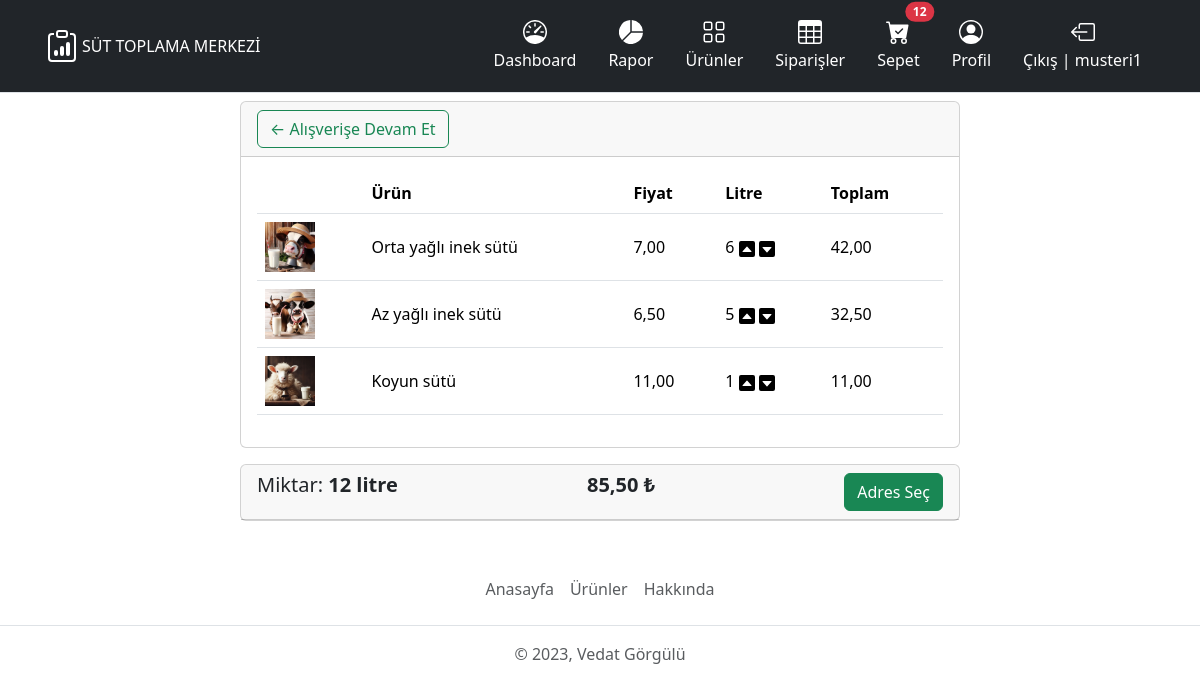
Page /store/shopping-cart/ (signed in) on the earlier database version.
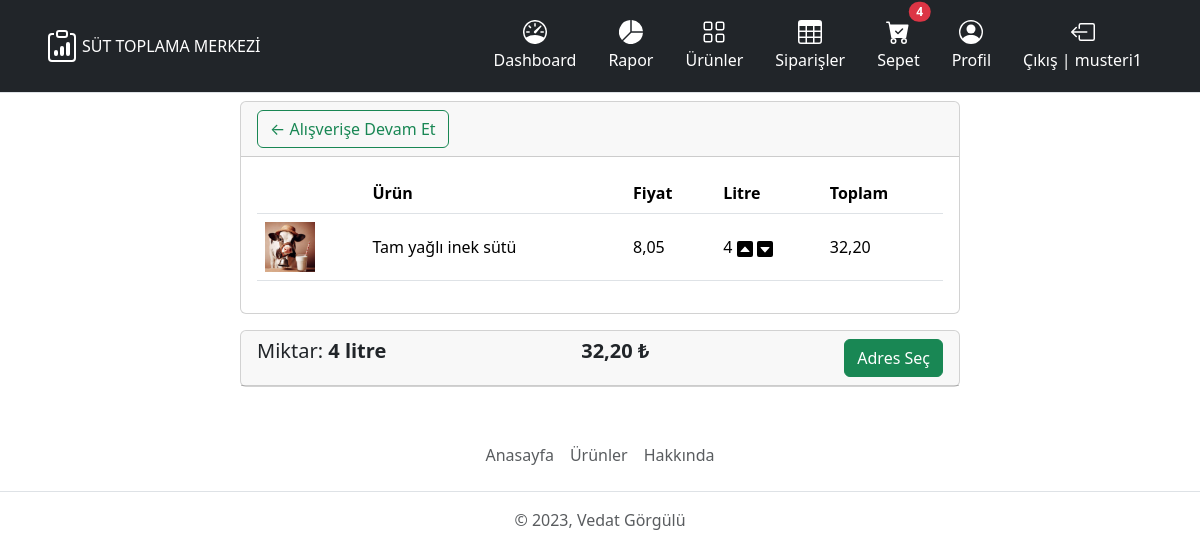
Same page on the later database version.
### store/models.py (models this page shows, shortened)
class OrderItem(models.Model):
    product = models.ForeignKey(
        Product, on_delete=models.SET_NULL, blank=True, null=True)
    order = models.ForeignKey(
        Order, on_delete=models.CASCADE, blank=True, null=True)
    quantity = models.IntegerField(default=0, blank=True, null=True)
    date_added = models.DateTimeField(auto_now_add=True)
    @property
    def get_total(self):
        total = self.product.price * self.quantity
        return total

class Product(models.Model):
    name = models.CharField(max_length=200, null=True)
    description = models.CharField(max_length=200, null=True)
    price = models.DecimalField(max_digits=7, decimal_places=2)
    image = models.ImageField(null=True, blank=True)
    @property
    def imageUrl(self):
        try:
            url = self.image.url
        except:
            url = ''
        return url

class Order(models.Model):
    ORDER_STATUS = (
        ('Recived', 'Sipariş alındı'),
        ('Assigned', 'Servise atandı'),
        ('Transporting', 'Taşımada'),
        ('Delivered', 'Teslim edildi'),
    )
    transaction_id = models.CharField(max_length=200, null=True)
    customer = models.ForeignKey(
        Customer, null=True, on_delete=models.SET_NULL)
    service = models.ForeignKey(Service, null=True, on_delete=models.SET_NULL)
    date_ordered = models.DateTimeField(auto_now_add=True, null=True)
    complete = models.BooleanField(default=False, null=True, blank=False)
    status = models.CharField(max_length=20, null=True,
                              choices=ORDER_STATUS, default='Sipariş alındı')
    note = models.CharField(max_length=500, null=True)
    assign_date = models.DateTimeField(
        verbose_name='Servise atama tarihi', null=True)
    service_date = models.DateTimeField(
        verbose_name='Servise başlama tarihi', null=True)
    delivery_date = models.DateTimeField(
        verbose_name='Teslim tarihi', null=True)
    service_time = models.IntegerField(default=0)
    delivery_time = models.IntegerField(default=0)
    is_delivered = models.BooleanField(
        verbose_name='Teslimat', default=False, null=True, blank=False)
    address = LocationField(verbose_name='Siparişin Konumu', null=True, blank=False, map_attrs={
                            'placeholder': 'Haritadan konum seçiniz.',
                            'center': [38.59821903435276, 27.350622679963262],
                            })
    @property
    def get_cart_total(self):
        order_items = self.orderitem_set.all()
        total_price = float(sum([item.get_total for item in order_items]))
        return total_price
    @property
    def get_cart_items(self):
        order_items = self.orderitem_set.all()
        total_item = sum([item.quantity for item in order_items])
        return total_item
    class Meta:
        ordering = ['-date_ordered']
        permissions = (
            ('is_operator', 'Operator yetkisine sahip'),
            ('is_service', 'Servis görevlisi yetkisine sahip'),
        )

### store/views.py (the view)
# urls.py: path('shopping-cart/', views.shopping_cart, name='shopping-cart'),
@login_required(login_url='account:login')
def shopping_cart(request):
    if request.user.is_authenticated:
        customer = request.user.customer
        order, created = Order.objects.get_or_create(
            customer=customer, complete=False
        )
        items = order.orderitem_set.all()
        cart_items = order.get_cart_items
    else:
        items = []
        order = {'get_cart_total': 0, 'get_cart_items': 0}
        cart_items = order['get_cart_items']
    context = {
        'items': items,
        'order': order,
        'cart_items': cart_items,
    }
    return render(request, 'store/shopping-cart.html', context=context)

### store/templates/store/shopping-cart.html
{% extends 'base.html' %}
{% load static %}
{% block content %}
  <div class="container">
    <div class="row">
      <div class="col-md-2"></div>
      <div class="col-md-8">
        <div class="card">
          <div class="card-header">
            <a href="{% url 'store:store' %}" class="btn btn-outline-success">&#x2190; Alışverişe Devam Et</a>
          </div>
          <div class="card-body">
            <div class="table-responsive">
              <table class="table table-hover align-middle">
                <thead>
                  <tr>
                    <th scope="col"></th>
                    <th scope="col">Ürün</th>
                    <th scope="col">Fiyat</th>
                    <th scope="col">Litre</th>
                    <th scope="col">Toplam</th>
                  </tr>
                </thead>
                {% for item in items %}
                  <tbody>
                    <tr>
                      <td>
                        <img src="{{ item.product.imageUrl }}" style="width: 50px;" />
                      </td>
                      <td>{{ item.product.name }}</td>
                      <td>{{ item.product.price }}</td>
                      <td>
                        {{ item.quantity }}
                        <img class="update-cart" data-product="{{ item.product.id }}" data-action="add" src="{% static 'icons/caret-up-square-fill.svg' %}" />
                        <img class="update-cart" data-product="{{ item.product.id }}" data-action="remove" src="{% static 'icons/caret-down-square-fill.svg' %}" />
                      </td>
                      <td>{{ item.get_total }}</td>
                    </tr>
                  </tbody>
                {% endfor %}
              </table>
            </div>
          </div>
        </div>
        <div class="card mt-3">
          <div class="card-header d-flex justify-content-between">
            <h5 class="card-title">Miktar: <strong>{{ order.get_cart_items }} litre</strong></h5>
            <h5 class="card-title"><strong>{{ order.get_cart_total|floatformat:2 }} ₺</strong></h5>
            <a href="{% url 'store:checkout' %}" class="btn btn-success">Adres Seç</a>
          </div>
        </div>
      </div>
      <div class="col-md-2"></div>
    </div>
  </div>
{% endblock %}

### templates/partials/_navbar.html (shortened to what this page needs)
<header>
  <div class="px-3 py-2 mb-2 text-bg-dark border-bottom">
    <div class="container">
      <div class="d-flex flex-wrap align-items-center justify-content-center justify-content-lg-start">
        <a href="/" class="d-flex align-items-center my-2 my-lg-0 me-lg-auto text-white text-decoration-none">
          SÜT TOPLAMA MERKEZİ
        </a>
        <ul class="nav col-12 col-lg-auto my-2 justify-content-center my-md-0 py-1 text-small">
          <li>
            <a href="{% url 'mainboard:mainboard' %}" class="nav-link text-white">
              Dashboard
            </a>
          </li>
          <li>
            <a href="{% url 'mainboard:chart' %}" class="nav-link text-white">
              <svg xmlns="http://www.w3.org/2000/svg" width="24" height="24" fill="currentColor" class="bi d-block mx-auto mb-1" viewBox="0 0 16 16">
                <path d="M15.985 8.5H8.207l-5.5 5.5a8 8 0 0 0 13.277-5.5zM2 13.292A8 8 0 0 1 7.5.015v7.778l-5.5 5.5zM8.5.015V7.5h7.485A8.001 8.001 0 0 0 8.5.015z" />
              </svg>Rapor
            </a>
          </li>
          <li>
            <a href="{% url 'store:store' %}" class="nav-link text-white">
              Ürünler
            </a>
          </li>
          <li>
            <a href="{% url 'mainboard:user-page' %}" class="nav-link text-white">
              Siparişler
            </a>
          </li>
          {% if request.user.is_authenticated %}
            <li>
              <a href="{% url 'store:shopping-cart' %}" class="nav-link text-white position-relative">
                Sepet<span class="position-absolute top-0 start-60 translate-middle badge rounded-pill bg-danger">{{ cart_items }}</span>
              </a>
            </li>
            <li>
              <a href="{% url 'mainboard:account' %}" class="nav-link text-white">
                Profil
              </a>
            </li>
            <li>
              <a href="{% url 'account:logout' %}" class="nav-link text-white">
                Çıkış | {{ request.user }}
              </a>
            </li>
          {% endif %}
        </ul>
      </div>
    </div>
  </div>
</header>

Differences in the rows shown:
removed OrderItem: product.imageUrl (picture), product.name "Orta yağlı inek sütü", product.price "7,00", quantity "6", get_total "42,00"
removed OrderItem: product.imageUrl (picture), product.name "Az yağlı inek sütü", product.price "6,50", quantity "5", get_total "32,50"
removed OrderItem: product.imageUrl (picture), product.name "Koyun sütü", product.price "11,00", quantity "1", get_total "11,00"
removed Order: get_cart_items "12", get_cart_total "85,50"
added OrderItem: product.imageUrl (picture), product.name "Tam yağlı inek sütü", product.price "8,05", quantity "4", get_total "32,20"
added Order: get_cart_items "4", get_cart_total "32,20"
Other differences:
{{ cart_items }}: "12" → "4"
